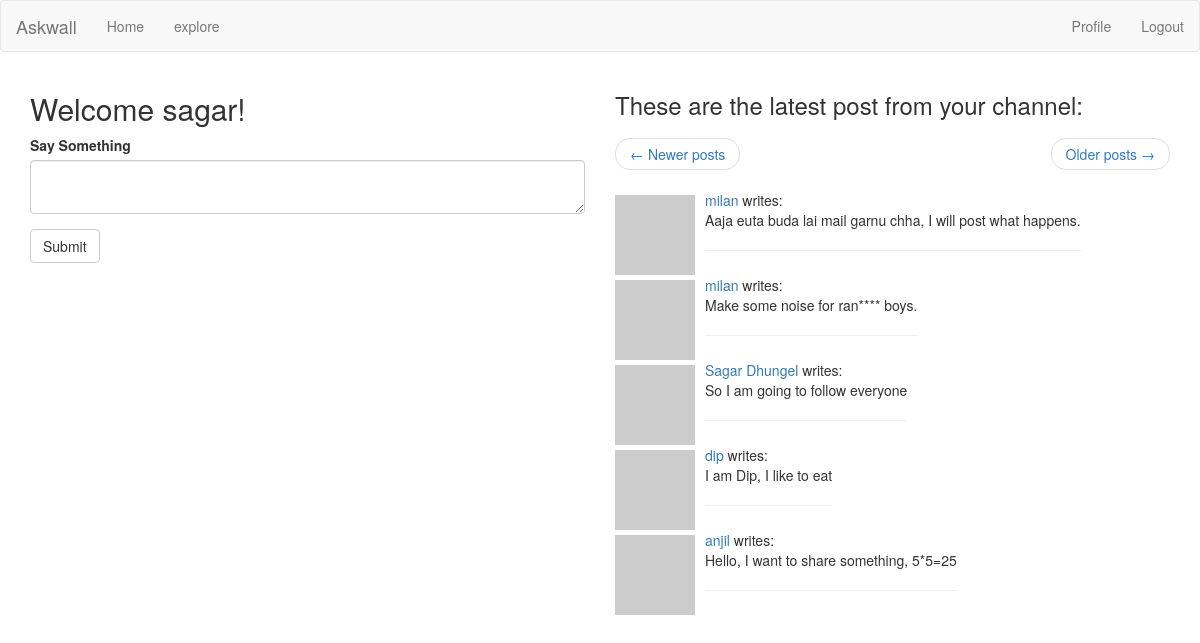
/index?page=3 (signed in), run on the app's committed database.
### app/models.py (models this page shows, shortened)
class User(UserMixin, db.Model):
	id = db.Column(db.Integer, primary_key= True)
	username = db.Column(db.String(64), index = True)
	profile_name = db.Column(db.String(64))
	email = db.Column(db.String(120), index = True)
	password_hash = db.Column(db.String(128))
	posts = db.relationship('Post', backref='author', lazy='dynamic')
	about_me = db.Column(db.String(150))
	last_seen = db.Column(db.DateTime, default=datetime.utcnow)
	followed = db.relationship(
		'User', secondary=followers,
		primaryjoin = (followers.c.follower_id == id),
		secondaryjoin = (followers.c.followed_id == id),
		backref = db.backref('followers', lazy='dynamic'), lazy ='dynamic')
	def avatar(self, size):
		digest = md5(self.email.lower().encode('utf-8')).hexdigest()
		return 'http://www.gravatar.com/avatar/{}?d=identicon&s={}'.format(digest, size)
	def followed_posts(self):
		followed = Post.query.join(
			followers, (followers.c.followed_id == Post.user_id)).filter(
			followers.c.follower_id == self.id)
		own = Post.query.filter_by(user_id=self.id)
		return followed.union(own).order_by(Post.timestamp.desc())

class Post(db.Model):
	id = db.Column(db.Integer, primary_key = True)
	body = db.Column(db.String(140))
	timestamp = db.Column(db.DateTime, index= True, default=datetime.utcnow)
	user_id = db.Column(db.Integer, db.ForeignKey('user.id'))

### app/routes.py (the view)
@app.route('/', methods=['GET', 'POST'])
@app.route('/index', methods=['GET', 'POST'])
@login_required
def index():
	form = PostForm()
	if form.validate_on_submit():
		post = Post(body=form.post.data, author=current_user)
		db.session.add(post)
		db.session.commit()
		flash('Your post is now live')
		return redirect(url_for('index'))
	page = request.args.get('page', 1, type=int)
	posts = current_user.followed_posts().paginate(
		page, app.config['POSTS_PER_PAGE'], False)
	next_url = url_for('index', page=posts.next_num) if posts.has_next else None
	prev_url = url_for('index', page = posts.prev_num) if posts.has_prev else None
	return render_template('index.html', title = 'Home', form=form, posts=posts.items, next_url=next_url, prev_url = prev_url)

### app/forms.py
class PostForm(FlaskForm):
	post = TextAreaField("Say Something", validators = [
		DataRequired(), Length(min=1, max=140)])
	submit= SubmitField('Submit')

### app/models.py (called while the page is built)
@login.user_loader
def load_user(id):
	return User.query.get(int(id))

### app/routes.py (called while the page is built)
@app.before_request
def before_request():
	if current_user.is_authenticated:
		current_user.last_seen = datetime.utcnow()
		db.session.commit()

### app/templates/index.html
{% extends "base.html" %}
{% import 'bootstrap/wtf.html' as wtf %}
{% block app_content %}
<div class="row">
    <div class="col-sm-6" id="first-row">
        <h2>Welcome {{ current_user.username }}!</h2>
        {% if form %}
        {{ wtf.quick_form(form) }}
        <br>
        {% endif %}
    </div>
    <div class="col-sm-6" id="second-row">
        <h3>These are the latest post from your channel:</h3>
        <nav aria-label="...">
            <ul class="pager">
                <li class="previous{% if not prev_url %} disabled{% endif %}">
                    <a href="{{ prev_url or '#' }}">
                        <span aria-hidden="true">&larr;</span> Newer posts
                    </a>
                </li>
                <li class="next{% if not next_url %} disabled{% endif %}">
                    <a href="{{ next_url or '#' }}">
                        Older posts <span aria-hidden="true">&rarr;</span>
                    </a>
                </li>
            </ul>
        </nav>
        {% for post in posts %}
            {% include '_post.html' %}
        {% endfor %}
    </div>
</div>
{% endblock %}

### app/templates/_post.html
<table>
    <tr valign="top">
        <td><img src="{{ post.author.avatar(40) }}"></td>
        <td>{% if post.author.profile_name %}
	        	<a href="{{ url_for('user', username=post.author.username) }}">{{ post.author.profile_name }}</a>
        	{% else %}
        		<a href="{{ url_for('user', username=post.author.username) }}">{{ post.author.username }}</a>
        	{% endif %} writes:<br>{{ post.body }}<hr></td>
    </tr>
</table>

### app/static/css/style.css (style rules this page uses)
img { margin-right: 10px; margin-top: 5px; }

### data on the page
User: username "sagar"
Post: author.username "milan", body "Aaja euta buda lai mail garnu chha, I will post what happens."
Post: author.username "milan", body "Make some noise for ran**** boys."
Post: author.profile_name "Sagar Dhungel", body "So I am going to follow everyone"
Post: author.username "dip", body "I am Dip, I like to eat"
Post: author.username "anjil", body "Hello, I want to share something, 5*5=25"
